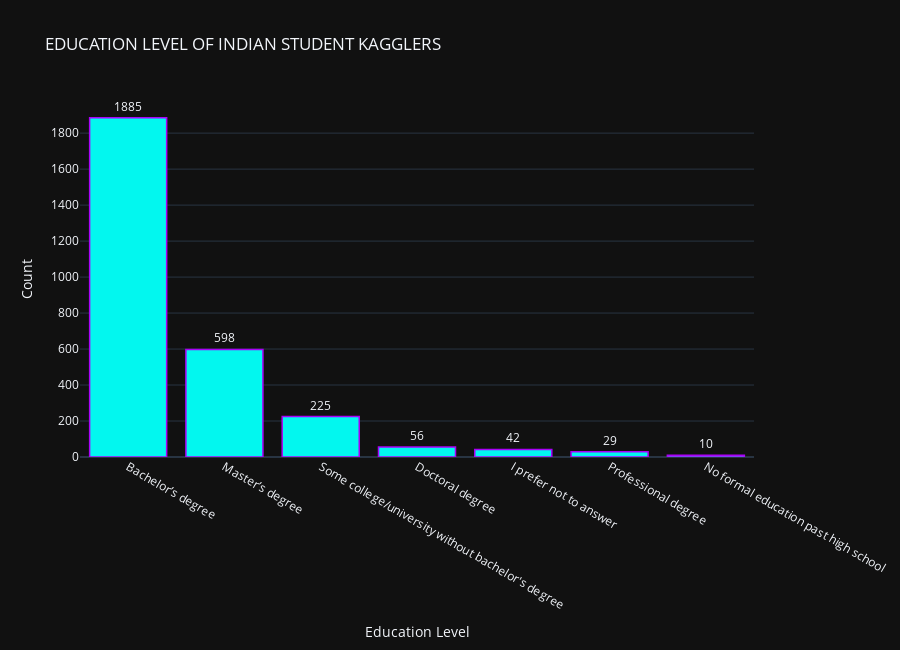

Here is the notebook cell this chart was saved with:
### Markdown cell above
# Education

### Code cell
temp_df = df["Q4"].value_counts().reset_index()

trace1 = go.Bar(
                x = ['Bachelor’s degree', 'Master’s degree', "Some college/university without bachelor's degree", 'Doctoral degree','I prefer not to answer','Professional degree','No formal education past high school'], #temp_df['index'],
                y = temp_df['Q4'],
                marker = dict(color = '#02f7ef',
                              line=dict(color='#aa02f7',width=1.5)),
                text=temp_df['Q4'], textposition='outside')
layout = go.Layout(template= "plotly_dark",title = 'EDUCATION LEVEL OF INDIAN STUDENT KAGGLERS' , xaxis = dict(title = 'Education Level'), yaxis = dict(title = 'Count'), height=650)
fig = go.Figure(data = [trace1], layout = layout)
fig.show()

### Figure 1 — Plotly figure (JSON) as saved in the notebook; plotly's stock layout.template omitted (floating-point values rounded to 4 significant figures)
{"data": [{"marker": {"color": "#02f7ef", "line": {"color": "#aa02f7", "width": 1.5}}, "text": [1885, 598, 225, 56, 42, 29, 10], "textposition": "outside", "type": "bar", "x": ["Bachelor’s degree", "Master’s degree", "Some college/university without bachelor's degree", "Doctoral degree", "I prefer not to answer", "Professional degree", "No formal education past high school"], "y": [1885, 598, 225, 56, 42, 29, 10]}], "layout": {"height": 650, "title": {"text": "EDUCATION LEVEL OF INDIAN STUDENT KAGGLERS"}, "xaxis": {"title": {"text": "Education Level"}}, "yaxis": {"title": {"text": "Count"}}}}
